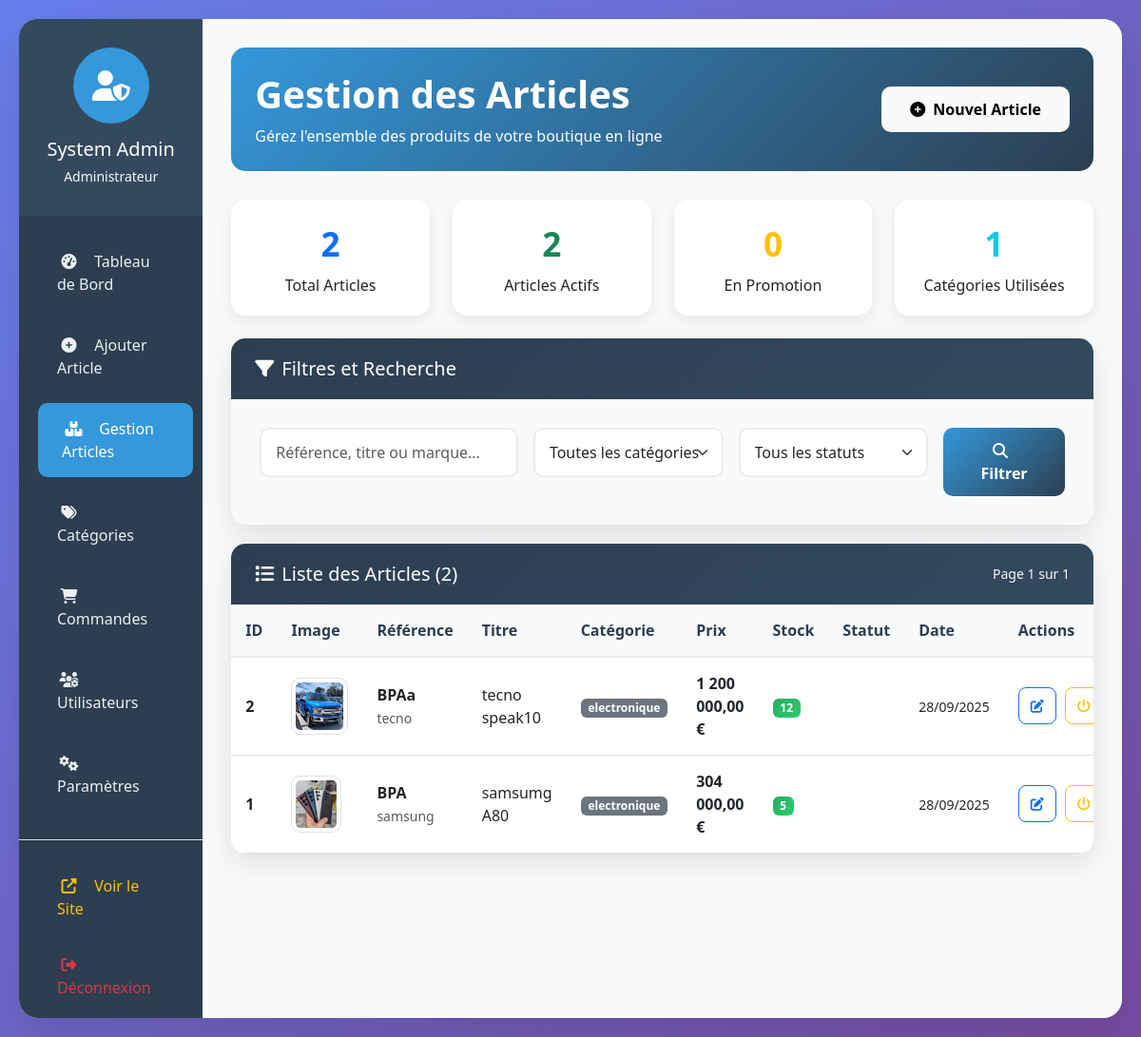
The page /admin/liste_articles.php (signed in) on the database its author committed.
### tables this page shows
CREATE TABLE IF NOT EXISTS `article` (
  `id` int NOT NULL AUTO_INCREMENT,
  `reference` varchar(50) NOT NULL,
  `titre` varchar(255) NOT NULL,
  `description` text,
  `prix` decimal(10,2) NOT NULL,
  `quantite_stock` int DEFAULT '0',
  `categorie_id` int DEFAULT NULL,
  `marque` varchar(100) DEFAULT NULL,
  `image_principale` varchar(255) DEFAULT NULL,
  `est_actif` tinyint(1) DEFAULT '1',
  `est_en_promotion` tinyint(1) DEFAULT '0',
  `prix_promotion` decimal(10,2) DEFAULT NULL,
  `date_creation` datetime DEFAULT CURRENT_TIMESTAMP,
  `date_modification` datetime DEFAULT CURRENT_TIMESTAMP ON UPDATE CURRENT_TIMESTAMP,
  PRIMARY KEY (`id`),
  UNIQUE KEY `reference` (`reference`),
  KEY `idx_reference` (`reference`),
  KEY `idx_categorie` (`categorie_id`),
  KEY `idx_prix` (`prix`),
  KEY `idx_actif` (`est_actif`),
  KEY `idx_marque` (`marque`)
);

CREATE TABLE IF NOT EXISTS `categorie_article` (
  `id` int NOT NULL AUTO_INCREMENT,
  `nom` varchar(100) NOT NULL,
  `description` text,
  `parent_id` int DEFAULT NULL,
  `ordre_affichage` int DEFAULT '0',
  `est_actif` tinyint(1) DEFAULT '1',
  PRIMARY KEY (`id`),
  KEY `idx_parent` (`parent_id`)
);

### admin/liste_articles.php (the view, shortened to what this page needs)
<?php
require_once 'config.php';
$search = $_GET['search'] ?? '';
$page = $_GET['page'] ?? 1;
$limit = 20;
$offset = ($page - 1) * $limit;
$params = [];
$whereClause = '';
$countSql = "SELECT COUNT(*) as total FROM article a $whereClause";
$stmt = $pdo->prepare($countSql);
$stmt->execute($params);
$totalArticles = $stmt->fetch(PDO::FETCH_ASSOC)['total'];
$totalPages = ceil($totalArticles / $limit);
$sql = "SELECT a.*, c.nom as categorie_nom
        FROM article a
        LEFT JOIN categorie_article c ON a.categorie_id = c.id
        $whereClause
        ORDER BY a.date_creation DESC
        LIMIT $limit OFFSET $offset";
$stmt = $pdo->prepare($sql);
$stmt->execute($params);
$articles = $stmt->fetchAll(PDO::FETCH_ASSOC);
?>
<!DOCTYPE html>
<html lang="fr">
<head>
    <link href="https://cdn.jsdelivr.net/npm/bootstrap@5.3.0/dist/css/bootstrap.min.css" rel="stylesheet">
    <link rel="stylesheet" href="https://cdnjs.cloudflare.com/ajax/libs/font-awesome/6.4.0/css/all.min.css">
</head>
<body>
    <div class="admin-container">
        <div class="row g-0">
            <div class="col-lg-2 sidebar">
                <div class="sidebar-header">
                    <div class="user-avatar">
                        <i class="fas fa-user-shield"></i>
                    </div>
                    <h5 class="mb-1"><?= htmlspecialchars(($_SESSION['user_prenom'] ?? '') . ' ' . ($_SESSION['user_nom'] ?? 'Administrateur')) ?></h5>
                    <small class="text-light">Administrateur</small>
                </div>
                <nav class="nav flex-column pt-3">
                    <a class="nav-link" href="index.php">
                        <i class="fas fa-tachometer-alt"></i> Tableau de Bord
                    </a>
                    <a class="nav-link" href="ajouter_article.php">
                        <i class="fas fa-plus-circle"></i> Ajouter Article
                    </a>
                    <a class="nav-link active" href="liste_articles.php">
                        <i class="fas fa-boxes"></i> Gestion Articles
                    </a>
                    <a class="nav-link" href="gestion_categories.php">
                        <i class="fas fa-tags"></i> Catégories
                    </a>
                    <a class="nav-link " href="gestion_commande.php">
                        <i class="fas fa-shopping-cart"></i> Commandes
                    </a>
                    <a class="nav-link" href="gestion_utilisateurs.php">
                        <i class="fas fa-users-cog"></i> Utilisateurs
                    </a>
                    <a class="nav-link" href="parametres.php">
                        <i class="fas fa-cogs"></i> Paramètres
                    </a>
                    <div class="mt-4 pt-3 border-top">
                        <a class="nav-link text-warning" href="../index.php" target="_blank">
                            <i class="fas fa-external-link-alt"></i> Voir le Site
                        </a>
                        <a class="nav-link text-danger" href="logout.php">
                            <i class="fas fa-sign-out-alt"></i> Déconnexion
                        </a>
                    </div>
                </nav>
            </div>
            <div class="col-lg-10 main-content">
                <div class="welcome-card">
                    <div class="row align-items-center">
                        <div class="col-md-8">
                            <h1 class="display-6 fw-bold mb-2">Gestion des Articles</h1>
                            <p class="mb-0">Gérez l'ensemble des produits de votre boutique en ligne</p>
                        </div>
                        <div class="col-md-4 text-end">
                            <a href="ajouter_article.php" class="btn btn-light btn-custom">
                                <i class="fas fa-plus-circle me-2"></i>Nouvel Article
                            </a>
                        </div>
                    </div>
                </div>
                <div class="row mb-4">
                    <div class="col-md-3">
                        <div class="stats-card bg-white">
                            <div class="stats-number text-primary"><?= $totalArticles ?></div>
                            <div>Total Articles</div>
                        </div>
                    </div>
                    <div class="col-md-3">
                        <div class="stats-card bg-white">
                            <div class="stats-number text-success">
                                <?php
                                $stmt = $pdo->query("SELECT COUNT(*) as count FROM article WHERE est_actif = 1");
                                echo $stmt->fetch(PDO::FETCH_ASSOC)['count'];
                                ?>
                            </div>
                            <div>Articles Actifs</div>
                        </div>
                    </div>
                    <div class="col-md-3">
                        <div class="stats-card bg-white">
                            <div class="stats-number text-warning">
                                <?php
                                $stmt = $pdo->query("SELECT COUNT(*) as count FROM article WHERE est_en_promotion = 1");
                                echo $stmt->fetch(PDO::FETCH_ASSOC)['count'];
                                ?>
                            </div>
                            <div>En Promotion</div>
                        </div>
                    </div>
                    <div class="col-md-3">
                        <div class="stats-card bg-white">
                            <div class="stats-number text-info">
                                <?php
                                $stmt = $pdo->query("SELECT COUNT(DISTINCT categorie_id) as count FROM article WHERE categorie_id IS NOT NULL");
                                echo $stmt->fetch(PDO::FETCH_ASSOC)['count'];
                                ?>
                            </div>
                            <div>Catégories Utilisées</div>
                        </div>
                    </div>
                </div>
                <div class="form-card">
                    <div class="card-header">
                        <h5 class="mb-0"><i class="fas fa-filter me-2"></i>Filtres et Recherche</h5>
                    </div>
                    <div class="card-body">
                        <form method="GET" class="row g-3">
                            <div class="col-md-4">
                                <input type="text" class="form-control" name="search" placeholder="Référence, titre ou marque..." value="<?= htmlspecialchars($search) ?>">
                            </div>
                            <div class="col-md-3">
                                <select class="form-select" name="categorie_id">
                                    <option value="">Toutes les catégories</option>
                                </select>
                            </div>
                            <div class="col-md-3">
                                <select class="form-select" name="statut">
                                    <option value="">Tous les statuts</option>
                                </select>
                            </div>
                            <div class="col-md-2">
                                <button type="submit" class="btn btn-primary-custom btn-custom w-100">
                                    <i class="fas fa-search me-2"></i>Filtrer
                                </button>
                            </div>
                        </form>
                    </div>
                </div>
                <div class="table-card">
                    <div class="card-header d-flex justify-content-between align-items-center">
                        <h5 class="mb-0"><i class="fas fa-list me-2"></i>Liste des Articles (<?= $totalArticles ?>)</h5>
                        <small class="text-light">Page <?= $page ?> sur <?= $totalPages ?></small>
                    </div>
                    <div class="card-body p-0">
                        <div class="table-responsive">
                            <table class="table table-hover mb-0">
                                <thead>
                                    <tr>
                                        <th>ID</th>
                                        <th>Image</th>
                                        <th>Référence</th>
                                        <th>Titre</th>
                                        <th>Catégorie</th>
                                        <th>Prix</th>
                                        <th>Stock</th>
                                        <th>Statut</th>
                                        <th>Date</th>
                                        <th>Actions</th>
                                    </tr>
                                </thead>
                                <tbody>
                                    <?php if (empty($articles)): ?>
                                        <tr>
                                            <td colspan="10" class="text-center py-5">
                                                <i class="fas fa-box-open fa-3x text-muted mb-3"></i>
                                                <h5 class="text-muted">Aucun article trouvé</h5>
                                                <p class="text-muted">Essayez de modifier vos critères de recherche</p>
                                            </td>
                                        </tr>
                                    <?php else: ?>
                                        <?php foreach ($articles as $article): ?>
                                            <tr>
                                                <td><strong><?= $article['id'] ?></strong></td>
                                                <td>
                                                    <?php if ($article['image_principale']): ?>
                                                        <img src="../<?= htmlspecialchars($article['image_principale']) ?>"
                                                             alt="<?= htmlspecialchars($article['titre']) ?>"
                                                             class="img-thumbnail">
                                                    <?php else: ?>
                                                        <div class="img-thumbnail d-flex align-items-center justify-content-center bg-light">
                                                            <i class="fas fa-image text-muted"></i>
                                                        </div>
                                                    <?php endif; ?>
                                                </td>
                                                <td>
                                                    <strong><?= htmlspecialchars($article['reference']) ?></strong>
                                                    <?php if ($article['marque']): ?>
                                                        <br><small class="text-muted"><?= htmlspecialchars($article['marque']) ?></small>
                                                    <?php endif; ?>
                                                </td>
                                                <td><?= htmlspecialchars($article['titre']) ?></td>
                                                <td>
                                                    <?php if ($article['categorie_nom']): ?>
                                                        <span class="badge bg-secondary"><?= htmlspecialchars($article['categorie_nom']) ?></span>
                                                    <?php else: ?>
                                                        <span class="text-muted">-</span>
                                                    <?php endif; ?>
                                                </td>
                                                <td>
                                                    <?php if ($article['est_en_promotion'] && $article['prix_promotion']): ?>
                                                        <span class="text-danger fw-bold"><?= number_format($article['prix_promotion'], 2, ',', ' ') ?> €</span>
                                                        <br><small class="text-muted text-decoration-line-through"><?= number_format($article['prix'], 2, ',', ' ') ?> €</small>
                                                    <?php else: ?>
                                                        <span class="fw-bold"><?= number_format($article['prix'], 2, ',', ' ') ?> €</span>
                                                    <?php endif; ?>
                                                </td>
                                                <td>
                                                    <span class="badge <?= $article['quantite_stock'] > 0 ? 'badge-success' : 'badge-danger' ?>">
                                                        <?= $article['quantite_stock'] ?>
                                                    </span>
                                                </td>
                                                <td>
                                                </td>
                                                <td>
                                                    <small><?= date('d/m/Y', strtotime($article['date_creation'])) ?></small>
                                                </td>
                                                <td class="table-actions">
                                                    <a href="modifier_article.php?id=<?= $article['id'] ?>"
                                                       class="btn btn-sm btn-outline-primary"
                                                       title="Modifier">
                                                        <i class="fas fa-edit"></i>
                                                    </a>
                                                    <form method="POST" class="d-inline" onsubmit="return confirm('Êtes-vous sûr de vouloir changer le statut de cet article ?')">
                                                        <button type="submit" class="btn btn-sm <?= $article['est_actif'] ? 'btn-outline-warning' : 'btn-outline-success' ?>"
                                                                title="<?= $article['est_actif'] ? 'Désactiver' : 'Activer' ?>">
                                                            <i class="fas fa-power-off"></i>
                                                        </button>
                                                    </form>
                                                </td>
                                            </tr>
                                        <?php endforeach; ?>
                                    <?php endif; ?>
                                </tbody>
                            </table>
                        </div>
                    </div>
                </div>
            </div>
        </div>
    </div>
</body>
</html>

### rows shown on the page
article: id "2", image_principale (picture), reference "BPAa", marque "tecno", titre "tecno speak10", categorie.nom "electronique", prix "1 200 000,00", quantite_stock "12", date_creation "28/09/2025"
article: id "1", image_principale (picture), reference "BPA", marque "samsung", titre "samsumg A80", categorie.nom "electronique", prix "304 000,00", quantite_stock "5", date_creation "28/09/2025"

### other values the page prints
$totalArticles "2"
$stmt->fetch(PDO::FETCH_ASSOC)['count'] "2"
$stmt->fetch(PDO::FETCH_ASSOC)['count'] "0"
$stmt->fetch(PDO::FETCH_ASSOC)['count'] "1"
$page "1"
$totalPages "1"
